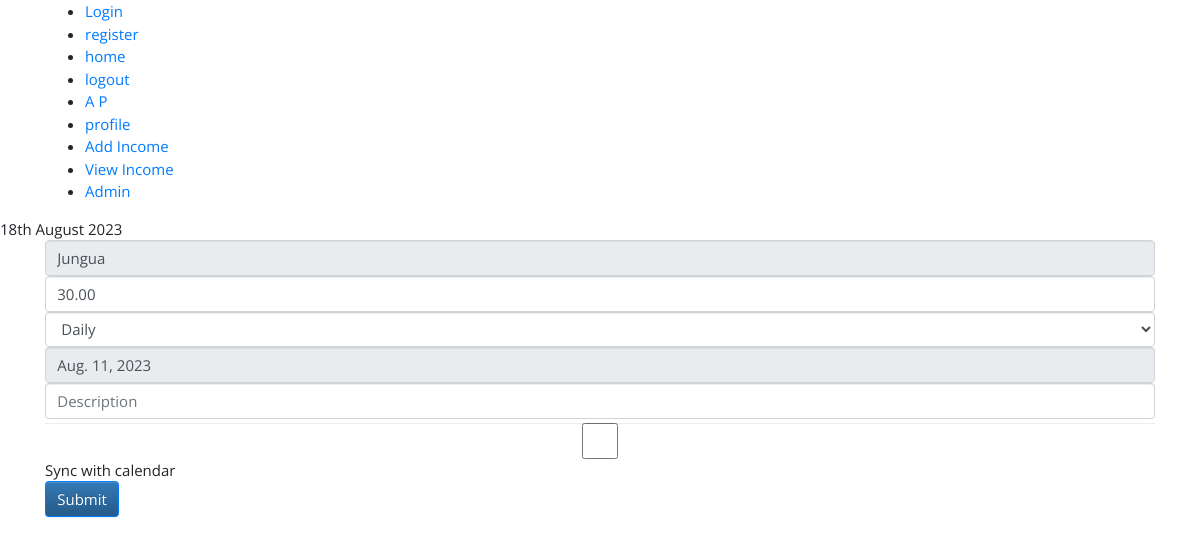
The page /income/edit_income/4/ (signed in) on the database its author committed.
### account/models.py (models this page shows, shortened)
class Account(AbstractUser):
    first_name = models.CharField(max_length=50)
    last_name = models.CharField(max_length=50)
    email=models.EmailField(unique=True)
    phone = models.CharField(max_length=10)
    dob = models.DateField()
    pan = models.CharField(max_length=10)
    date_joined = models.DateTimeField(auto_now_add=True)
    last_login = models.DateTimeField(auto_now=True)
    is_active = models.BooleanField(default=False)
    objects=MyAccountManager()
    REQUIRED_FIELDS = ['first_name', 'last_name', 'email','phone','dob','pan']
    class Meta:
        verbose_name = 'Account'
        verbose_name_plural = 'Accounts'
        ordering = ('-date_joined',)

### income/models.py (models this page shows, shortened)
class IncomeObject(models.Model):
    '''Stores the income object'''
    source = models.CharField(max_length=255, blank=False)
    amount = models.DecimalField(max_digits=10, decimal_places=2, blank=False)
    frequency = models.CharField(
        max_length=255, choices=choices, blank=False, default='Monthly')
    last_date = models.DateField(blank=False)
    next_date = models.DateField(blank=False,null=False)
    user = models.ForeignKey(Account, on_delete=models.CASCADE)
    description = models.TextField(blank=True)
    is_active = models.BooleanField(default=True)#!Tells if the current source of income is active now(user earns through it)
    is_passive = models.BooleanField(default=False)#!Tells if the source of income is a form of passive income
    status = models.BooleanField(default=False, blank=False, null=False)#!Default synced status
    added=models.BooleanField(default=False, blank=False, null=False)#!Income is credited
    class Meta:
        ordering = ['-last_date']
        verbose_name_plural = 'Income Object'

### income/views.py (the view)
# urls.py: path("edit_income/<int:id>/", views.edit_income, name="edit_income"),
@login_required(login_url='login/')
def edit_income(request, id):
    income = ''
    '''Edit income'''
    if request.method == 'POST':
        income = get_object_or_404(IncomeObject, id=id)
        amount = request.POST['amount']
        frequency = request.POST['frequency']
        description = request.POST['description']
        status = request.POST.get('status')
        if status is None:
            status = False
        income.status = status
        if timedelta(_re(frequency)) == 0:
            next_date = None
        else:
            next_date = income.last_date+timedelta(_re(frequency))
        income.amount = amount
        income.frequency = frequency
        income.description = description
        income.next_date = next_date
        income.save()
        return redirect('view_income')
    else:
        income = get_object_or_404(IncomeObject, id=id)
    return render(request, 'edit_income.html', {'income': income})

### templates/edit_income.html (shortened to what this page needs)
{% extends 'base.html' %}
{% load static %}
{% block content %}
{% now "jS F Y " %}
<div class="container">
<form method="post" action="{% url 'edit_income' income.id %}">
    <input type="text" name="source" class="form-control" value="{{income.source}}" placeholder="Source" disabled>
    <input type="number" name="amount" class="form-control" value="{{income.amount}}" placeholder="Amount" >
    <select name="frequency" class="form-control" title="frequency">
        {% if income.frequency == 'Daily' %}
        <option value="daily" selected>Daily</option>
        {% else %}
        <option value="daily">Daily</option>
        {% endif %}
    </select>
    <input type="text" name="last_date" class="form-control" value="{{income.last_date}}" placeholder="Last Date" disabled>
    <input type="text" name="description" class="form-control" value="{{income.description}}" placeholder="Description" >
    {% if not income.frequency == 'Once' %}
    <input type="checkbox" name="status" class="form-control" value="True" {% if income.status %} checked {% endif %} title="Sync automatically"> Sync with calendar<br>
    {% endif %}
    <button type="submit" id="income_submit" class="btn btn-primary">Submit</button>
</form>
</div>
{% endblock content %}

### templates/navbar.html
<div class="container">
  <ul>
    <li><a href="{%url 'login' %}">Login</a></li>
    <li><a href="{%url 'register' %}">register</a></li>
    <li><a href="{%url 'home' %}">home</a></li>
    <li><a href="{%url 'logout' %}">logout</a></li>
    <li><a href="#">{{user.first_name}} {{user.last_name}}</a></li>
    {%if user.is_authenticated%}
    <li><a href="{%url 'profile' user.username %}">profile</a></li>
    <li><a href="{% url 'add_income' %}">Add Income</a> </li>
    <li><a href="{% url 'view_income' %}">View Income</a></li>
    {%endif%}
    <li><a href="/admin/">Admin</a></li>
  </ul>
  </div>

### static/css/style.css (style rules this page uses)
body { font-family: "Open Sans", -apple-system, BlinkMacSystemFont, "Segoe UI", Roboto, "Helvetica Neue", Arial, "Noto Sans", sans-serif, "Apple Color Emoji", "Segoe UI Emoji", "Segoe UI Symbol", "Noto Color Emoji"; background-color: #fff; height: 200vh; position: relative; }
body:before { content: ""; position: absolute; top: 0; left: 0; right: 0; bottom: 0; background: rgba(0, 0, 0, 0.5); -webkit-transition: .3s all ease; -o-transition: .3s all ease; transition: .3s all ease; opacity: 0; visibility: hidden; z-index: 1; }
a { -webkit-transition: .3s all ease; -o-transition: .3s all ease; transition: .3s all ease; }
a, a:hover { text-decoration: none !important; }

### static/css/ui.css (style rules this page uses)
html { font-family: "Inter", sans-serif; font-size: 15px; }

### rows shown on the page
Account: first_name "A", last_name "P"
IncomeObject: source "Jungua", amount "30.00", frequency "Daily", last_date "Aug. 11, 2023"
